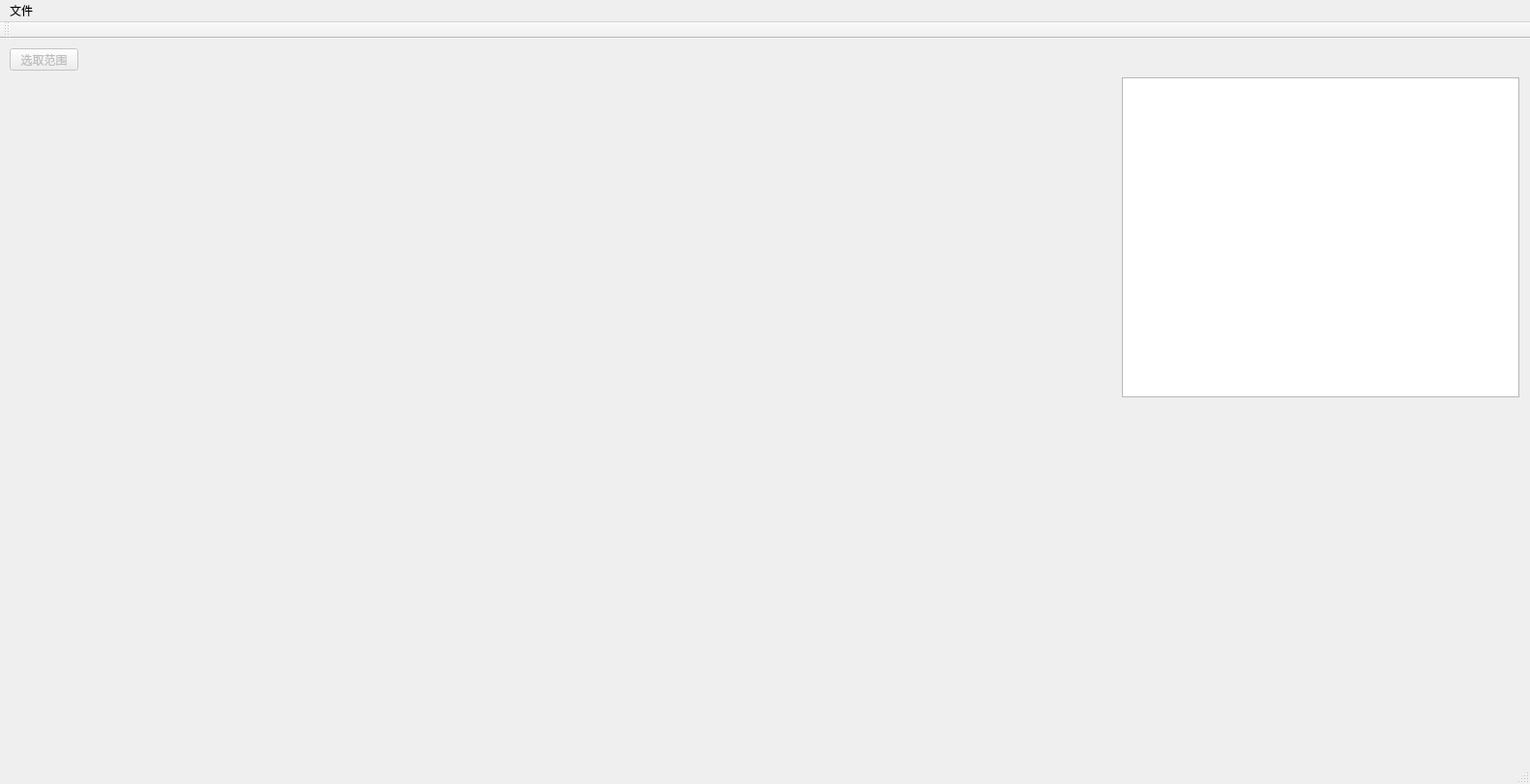
<?xml version="1.0" encoding="UTF-8"?>
<ui version="4.0">
 <class>MainWindow</class>
 <widget class="QMainWindow" name="MainWindow">
  <property name="geometry">
   <rect>
    <x>0</x>
    <y>0</y>
    <width>1582</width>
    <height>811</height>
   </rect>
  </property>
  <property name="windowTitle">
   <string>道路车辆检测</string>
  </property>
  <widget class="QWidget" name="centralWidget">
   <widget class="VideoViewer" name="videoViewer">
    <property name="geometry">
     <rect>
      <x>10</x>
      <y>40</y>
      <width>1141</width>
      <height>701</height>
     </rect>
    </property>
    <property name="text">
     <string/>
    </property>
   </widget>
   <widget class="QTextEdit" name="logOutput">
    <property name="geometry">
     <rect>
      <x>1160</x>
      <y>40</y>
      <width>411</width>
      <height>331</height>
     </rect>
    </property>
    <property name="readOnly">
     <bool>false</bool>
    </property>
   </widget>
   <widget class="QPushButton" name="selectROI">
    <property name="enabled">
     <bool>false</bool>
    </property>
    <property name="geometry">
     <rect>
      <x>10</x>
      <y>10</y>
      <width>71</width>
      <height>23</height>
     </rect>
    </property>
    <property name="text">
     <string>选取范围</string>
    </property>
   </widget>
  </widget>
  <widget class="QMenuBar" name="menuBar">
   <property name="geometry">
    <rect>
     <x>0</x>
     <y>0</y>
     <width>1582</width>
     <height>23</height>
    </rect>
   </property>
   <widget class="QMenu" name="menu">
    <property name="title">
     <string>文件</string>
    </property>
    <addaction name="actionOpen"/>
    <addaction name="action"/>
   </widget>
   <addaction name="menu"/>
  </widget>
  <widget class="QToolBar" name="mainToolBar">
   <attribute name="toolBarArea">
    <enum>TopToolBarArea</enum>
   </attribute>
   <attribute name="toolBarBreak">
    <bool>false</bool>
   </attribute>
  </widget>
  <widget class="QStatusBar" name="statusBar"/>
  <action name="actionOpen">
   <property name="text">
    <string>打开视频</string>
   </property>
  </action>
  <action name="action">
   <property name="text">
    <string>保存视频</string>
   </property>
  </action>
 </widget>
 <layoutdefault spacing="6" margin="11"/>
 <customwidgets>
  <customwidget>
   <class>VideoViewer</class>
   <extends>QLabel</extends>
   <header>video_viewer.h</header>
  </customwidget>
 </customwidgets>
 <resources/>
 <connections/>
</ui>
